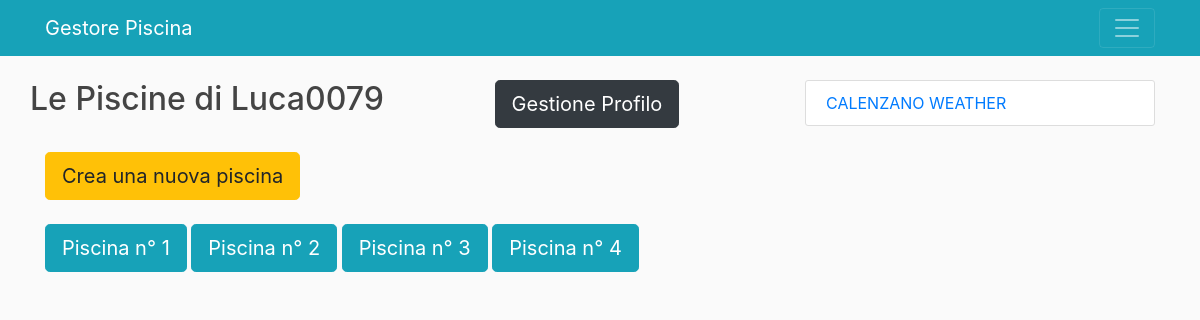
/mia_piscina/ (signed in), run on the app's committed database.
### blog/models.py (models this page shows, shortened)
class Piscina(models.Model):
    n_piscina = models.IntegerField(default=1)
    user = models.ForeignKey(User, on_delete=models.CASCADE)

### blog/views.py (the view)
# urls.py: path('mia_piscina/', HomeView.as_view(), name='blog-home2'),
class HomeView(ListView):
    model = Piscina
    context_object_name = 'piscine'
    template_name = 'blog/home.html'

### blog/templates/blog/home.html
{% extends "blog/base.html" %}
{%block content%}
	<div class = "row">
	<h2>Le Piscine di {{ user.username }}</h2>
	<a type="button" class="btn btn-dark btn-lg mx-auto" href="{% url 'profile'%}">Gestione Profilo</a>
	</div>
	<br>
	<a type="button" class="btn btn-warning btn-lg" href="{% url 'create_pool'%}">Crea una nuova piscina</a>
	<br><br>
	{% for piscina in piscine %}
		{% if piscina.user.username == user.username %}
			<a type="button" class="btn btn-info btn-lg" href="{% url 'blog-mia_piscina' user.username piscina.n_piscina%}">Piscina n° {{ piscina.n_piscina }}</a>
		{% endif %}
	{% endfor %}
{% endblock content %}

### blog/static/blog/main.css (style rules this page uses)
body { background: #fafafa; color: #333333; margin-top: 5rem; }
h1, h2, h3, h4, h5, h6 { color: #444444; }

### data on the page
Piscina: n_piscina "1"
Piscina: n_piscina "2"
Piscina: n_piscina "3"
Piscina: n_piscina "4"

### other printed values
{{ user.username }} "Luca0079"
